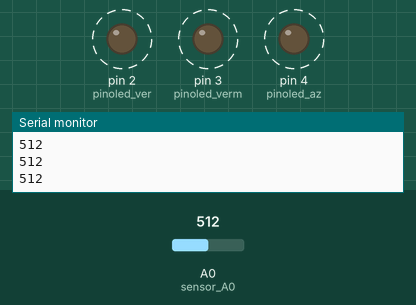
A sketch run on a simulated Arduino Uno, built with avr-gcc and run on an emulated ATmega328P. Parts: output pins drawn as LEDs (lit = HIGH), the last lines printed to the serial monitor. Dashed ring = blinking. The inputs (shaded band) are chosen by the test bench; at power-on: A0 (sensor_A0) = 512.

Above: at 1.2 s.
1.3 s: A0 (sensor_A0) set to 15
At 1.6 s:
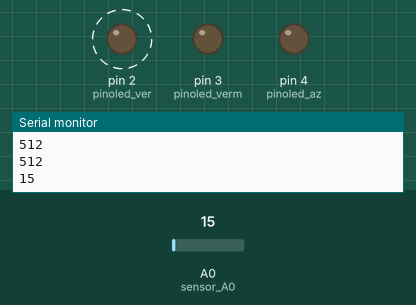
4.3 s: A0 (sensor_A0) set to 7
7.3 s: A0 (sensor_A0) set to 4
At 7.9 s:
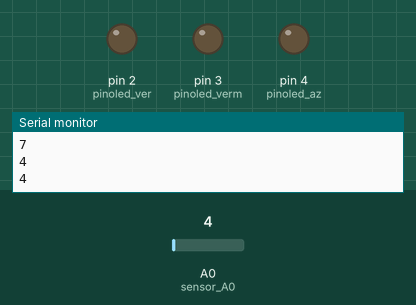
Timing chart, 0 to 10.3 s (numbered marks = the images above; inputs shaded):
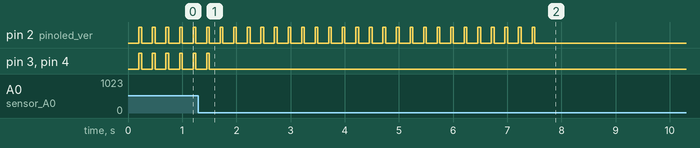

The sketch:

orfeu.ino
```cpp
//Projeto Orfeu: Sensor de som KY-03Y
//Definicao pinos sensor de som
int sensor_A0 = A0;
int som_A = 0;

// Definindo LEDs
int pinoled_ver = 2;
int pinoled_az = 4;
int pinoled_verm = 3;


void setup() {
  //Define pinos sensor como entrada
  Serial.begin(9600);
  pinMode(sensor_A0, INPUT);

  //Define pinos led como saida
  pinMode(pinoled_ver, OUTPUT);
  pinMode(pinoled_az, OUTPUT);
  pinMode(pinoled_verm, OUTPUT);

}

void loop() {
  som_A = analogRead(sensor_A0);
  Serial.println(som_A);
  delay(200);


   //Intensidade baixa
  if (som_A > 5 && som_A < 20)
  {
    digitalWrite(pinoled_ver, HIGH);
    digitalWrite(pinoled_az, LOW);
    digitalWrite(pinoled_verm, LOW);
  }
  //Intensidade media
  if (som_A > 20 && som_A < 25)
  {
    digitalWrite(pinoled_ver, HIGH);
    digitalWrite(pinoled_az, HIGH);
    digitalWrite(pinoled_verm, LOW);
  }
  //Intensidade alta
  if (som_A > 25)
  {
    digitalWrite(pinoled_ver, HIGH);
    digitalWrite(pinoled_az, HIGH);
    digitalWrite(pinoled_verm, HIGH);
  }
  delay(50);

  //Apaga todos os leds
  digitalWrite(pinoled_ver, LOW);
  digitalWrite(pinoled_az, LOW);
  digitalWrite(pinoled_verm, LOW);
}
```

Measured:
- the behaviour switches between 6 and 5 on A0 (sensor_A0) (found by bisection; images 1 and 2)
- after the input at 1.3 s, pin 3 (pinoled_verm), pin 4 (pinoled_az): goes on until 1.5 s, then stays LOW
- after the input at 7.3 s, pin 2 (pinoled_ver): goes on until 7.5 s, then stays LOW
- by itself, pin 2 (pinoled_ver), pin 3 (pinoled_verm), pin 4 (pinoled_az): alternates HIGH for 0.05 s and LOW for 0.20 s
